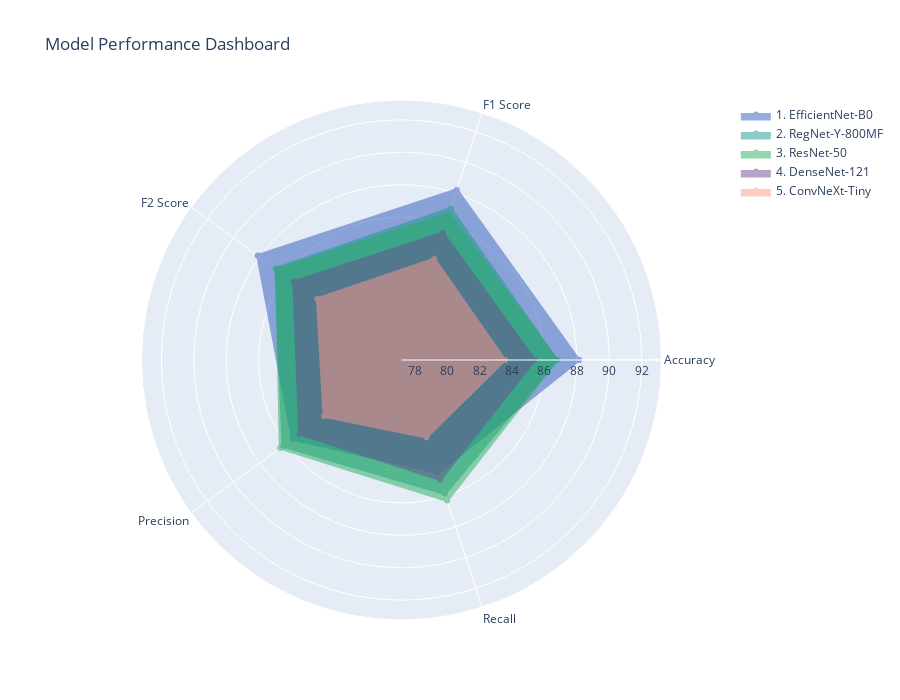

The notebook cell saved with this chart:
### Markdown cell above
## **Performance Visualization and Analysis Dashboard** <a id="visualization"></a>

Comprehensive visualization of hyperparameter search results, model performance distributions, and parameter sensitivity analysis to guide clinical deployment decisions.

Creates interactive and static visualizations to communicate model selection insights:
- **Interactive radar charts** - Multi-metric performance comparison across all selected models
- **Performance distribution analysis** - Boxplots showing consistency and variability per architecture
- **Hyperparameter impact visualization** - Impact rankings and parameter sensitivity analysis
- **Stage comparison analysis** - Performance improvements from Stage 1 to Stage 2 optimization
- **Model selection dashboard** - Comprehensive visual summary of top model characteristics

### Code cell
# === Model Selection Visualizations ===

def create_model_selection_visualizations(all_results, all_5_models, hp_impact, MODEL_NAMES, COLORS, FINAL_RESULTS_DIR):
    """Create comprehensive visualizations for model selection analysis and performance comparison"""
    
    print("Model Selection Visualizations")
    print("═" * 80)
    
    # 1. Interactive Model Performance Dashboard
    print("\n1. Interactive Model Performance Dashboard")
    print("─" * 80)
    
    # Create radar chart for all 5 models
    fig_radar = go.Figure()
    
    metrics = ['Accuracy', 'F1 Score', 'F2 Score', 'Precision', 'Recall']
    metric_keys = ['validation_accuracy', 'f1_score', 'f2_score', 'precision', 'recall']
    
    # Get performance ranges for appropriate scaling
    all_accuracies = [model['performance']['validation_accuracy'] for model in all_5_models]
    all_f1s = [model['performance']['f1_score'] * 100 for model in all_5_models]
    all_f2s = [model['performance']['f2_score'] * 100 for model in all_5_models]
    all_precisions = [model['performance']['precision'] * 100 for model in all_5_models]
    all_recalls = [model['performance']['recall'] * 100 for model in all_5_models]
    
    # Set appropriate range based on actual data
    min_val = min(min(all_accuracies), min(all_f1s), min(all_f2s), min(all_precisions), min(all_recalls)) - 5
    max_val = max(max(all_accuracies), max(all_f1s), max(all_f2s), max(all_precisions), max(all_recalls)) + 5
    
    for i, model in enumerate(all_5_models):  # All 5 models
        values = []
        for key in metric_keys:
            val = model['performance'][key]
            # Convert to percentage scale
            if key == 'validation_accuracy':
                values.append(val)  # Already in percentage
            else:
                values.append(val * 100)  # Convert to percentage
        
        values.append(values[0])  # Close the radar
        
        fig_radar.add_trace(go.Scatterpolar(
            r=values,
            theta=metrics + [metrics[0]],
            fill='toself',
            name=f"{model['rank']}. {model['display_name']}",
            line=dict(color=COLORS['models'][model['model_name']], width=3),
            fillcolor=COLORS['models'][model['model_name']],
            opacity=0.5
        ))
    
    fig_radar.update_layout(
        polar=dict(
            radialaxis=dict(
                visible=True,
                range=[min_val, max_val]
            )),
        showlegend=True,
        title="Model Performance Dashboard",
        font=dict(size=12),
        height=700,
        width=900
    )
    
    fig_radar.show()
    
    # 2. Static Visualizations Grid
    print("\n2. Model Performance Analysis")
    print("─" * 80)
    
    fig, axes = plt.subplots(2, 2, figsize=(16, 12))
    fig.suptitle('Model Performance Analysis', fontsize=16, fontweight='bold')
    
    # A. Model Performance Distribution
    ax1 = axes[0, 0]
    model_names, accuracies, colors = [], [], []
    for model_name in sorted(all_results['model_name'].unique()):
        model_data = all_results.loc[all_results['model_name'] == model_name, 'best_val_acc']
        model_names.append(MODEL_NAMES.get(model_name, model_name))
        accuracies.append(model_data.tolist())
        colors.append(COLORS['models'][model_name])
    
    bp = ax1.boxplot(accuracies, labels=model_names, patch_artist=True)
    for patch, color in zip(bp['boxes'], colors):
        patch.set_facecolor(color)
        patch.set_alpha(0.7)
    
    ax1.set_ylabel('Validation Accuracy (%)')
    ax1.set_title('Model Performance Distribution')
    ax1.tick_params(axis='x', rotation=45)
    ax1.grid(True, alpha=0.3)
    
    # B. Stage 1 vs Stage 2 Performance
    ax2 = axes[0, 1]
    stage1_acc = all_results.loc[all_results['stage'] == 1, 'best_val_acc']
    stage2_acc = all_results.loc[all_results.get('stage', []) == 2, 'best_val_acc'] if 'stage' in all_results else []
    stage_data = [stage1_acc.tolist()]
    stage_labels = ['Stage 1']
    stage_colors = [COLORS['primary']['medical_blue']]
    
    if len(stage2_acc):
        stage_data.append(stage2_acc.tolist())
        stage_labels.append('Stage 2')
        stage_colors.append(COLORS['primary']['healthcare_teal'])
    
    bp2 = ax2.boxplot(stage_data, labels=stage_labels, patch_artist=True)
    for patch, color in zip(bp2['boxes'], stage_colors):
        patch.set_facecolor(color)
        patch.set_alpha(0.7)
    
    ax2.set_ylabel('Validation Accuracy (%)')
    ax2.set_title('Stage 1 vs Stage 2 Performance')
    ax2.grid(True, alpha=0.3)
    
    # C. Model Top Accuracy
    ax3 = axes[1, 0]
    names = [m['display_name'] for m in all_5_models]
    accs = [m['performance']['validation_accuracy'] for m in all_5_models]
    f2_scores = [m['performance']['f2_score'] for m in all_5_models]
    colors = [COLORS['models'][m['model_name']] for m in all_5_models]
    
    bars = ax3.bar(names, accs, color=colors, alpha=0.8, edgecolor='white', linewidth=1)
    ax3.set_ylabel('Validation Accuracy (%)')
    ax3.set_title('Model Top Accuracy')
    ax3.tick_params(axis='x', rotation=45)
    ax3.grid(True, alpha=0.3, axis='y')
    
    # Add text labels to bars
    for i, (bar, acc, f2) in enumerate(zip(bars, accs, f2_scores)):
        height = bar.get_height()
        # Accuracy percentage inside bar
        ax3.text(bar.get_x() + bar.get_width()/2, height/2,
                f'{acc:.1f}%', ha='center', va='center',
                fontweight='bold', color='white', fontsize=10)
        # F2 score below x-axis
        ax3.text(bar.get_x() + bar.get_width()/2, -3,
                f'F2={f2:.3f}', ha='center', va='top',
                fontsize=8, style='italic', color='black')
    
    # D. Hyperparameter Impact
    ax4 = axes[1, 1]
    
    # Extract hyperparameter impact data
    hp_data = [(hp.replace('_', ' ').title(), data['range']) 
               for hp, data in hp_impact.items()]
    
    # Sort by impact (descending)
    hp_data = sorted(hp_data, key=lambda x: x[1], reverse=True)
    hp_names = [name for name, _ in hp_data]
    hp_ranges = [val for _, val in hp_data]
    
    # Reverse order for display (matplotlib horizontal bars display bottom to top)
    hp_names = hp_names[::-1]
    hp_ranges = hp_ranges[::-1]
    
    y_pos = range(len(hp_names))
    bars = ax4.barh(y_pos, hp_ranges, color=COLORS['primary']['clinical_purple'], alpha=0.7)
    ax4.set_yticks(y_pos)
    ax4.set_yticklabels(hp_names)
    ax4.set_xlabel('Performance Range (%)')
    ax4.set_title('Hyperparameter Impact')
    ax4.grid(True, alpha=0.3, axis='x')
    
    # Add value labels
    for i, (bar, val) in enumerate(zip(bars, hp_ranges)):
        ax4.text(val + 0.5, bar.get_y() + bar.get_height()/2,
                f'{val:.1f}%', ha='left', va='center', fontweight='bold')
    
    plt.tight_layout()
    plt.savefig(FINAL_RESULTS_DIR / 'model_selection_analysis.png', dpi=300, bbox_inches='tight')
    plt.show()

    print("\nVisualization files saved:")
    print(f"  - Model analysis: {repo_name}/results/full_training/model_selection_analysis.png")
    
    print("═" * 80)

# Run the visualizations
create_model_selection_visualizations(all_results, all_5_models, hp_impact, MODEL_NAMES, COLORS, FINAL_RESULTS_DIR)

### Figure 1 — Plotly figure (JSON) as saved in the notebook; plotly's stock layout.template omitted (floating-point values rounded to 4 significant figures)
{"data": [{"fill": "toself", "fillcolor": "#2E5BBA", "line": {"color": "#2E5BBA", "width": 3}, "name": "1. EfficientNet-B0", "opacity": 0.5, "r": [88.13, 88.22, 88.15, 85.5, 84.47, 88.13], "theta": ["Accuracy", "F1 Score", "F2 Score", "Precision", "Recall", "Accuracy"], "type": "scatterpolar"}, {"fill": "toself", "fillcolor": "#1B998B", "line": {"color": "#1B998B", "width": 3}, "name": "2. RegNet-Y-800MF", "opacity": 0.5, "r": [86.76, 87.01, 86.78, 86.21, 85.84, 86.76], "theta": ["Accuracy", "F1 Score", "F2 Score", "Precision", "Recall", "Accuracy"], "type": "scatterpolar"}, {"fill": "toself", "fillcolor": "#27AE60", "line": {"color": "#27AE60", "width": 3}, "name": "3. ResNet-50", "opacity": 0.5, "r": [86.76, 86.65, 86.7, 86.43, 86.3, 86.76], "theta": ["Accuracy", "F1 Score", "F2 Score", "Precision", "Recall", "Accuracy"], "type": "scatterpolar"}, {"fill": "toself", "fillcolor": "#6A4C93", "line": {"color": "#6A4C93", "width": 3}, "name": "4. DenseNet-121", "opacity": 0.5, "r": [85.39, 85.42, 85.39, 84.95, 84.93, 85.39], "theta": ["Accuracy", "F1 Score", "F2 Score", "Precision", "Recall", "Accuracy"], "type": "scatterpolar"}, {"fill": "toself", "fillcolor": "#FF9A8B", "line": {"color": "#FF9A8B", "width": 3}, "name": "5. ConvNeXt-Tiny", "opacity": 0.5, "r": [83.56, 83.74, 83.6, 83.08, 82.19, 83.56], "theta": ["Accuracy", "F1 Score", "F2 Score", "Precision", "Recall", "Accuracy"], "type": "scatterpolar"}], "layout": {"font": {"size": 12}, "height": 700, "polar": {"radialaxis": {"range": [77.19, 93.22], "visible": true}}, "showlegend": true, "title": {"text": "Model Performance Dashboard"}, "width": 900}}
